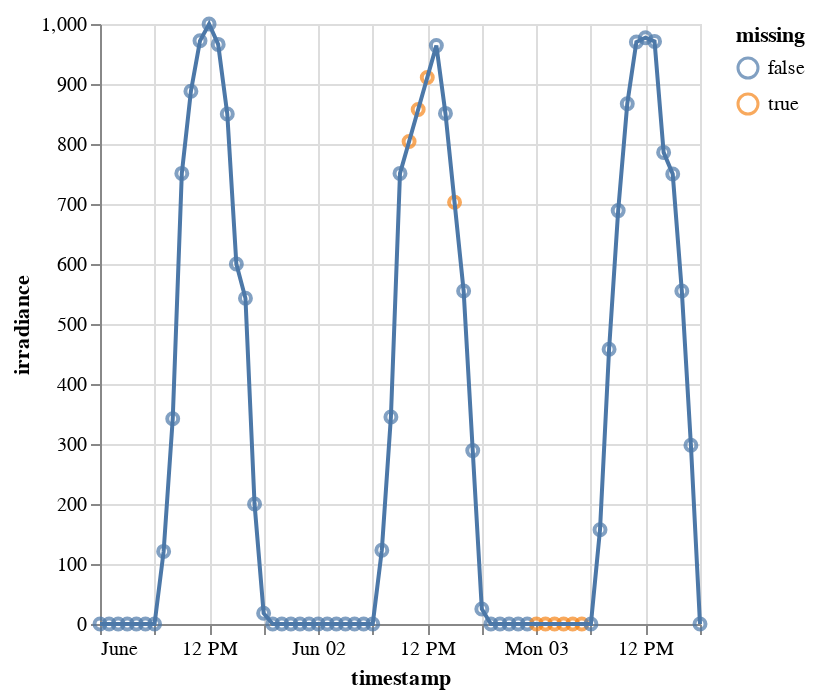

The notebook cell this image was saved under:
### Markdown cell above
## Make plot

### Code cell
line = alt.Chart(df_interpolated.reset_index()).mark_line().encode(
    x='timestamp:T',
    y='irradiance:Q',
)

points = alt.Chart(df_interpolated.reset_index()).mark_point().encode(
    x='timestamp:T',
    y='irradiance:Q',
    color="missing",
)

points + line

### Figure 1 — Vega-Lite specification as saved in the notebook (floating-point values rounded to 4 significant figures)
{"$schema": "https://vega.github.io/schema/vega-lite/v5.20.1.json", "config": {"view": {"continuousHeight": 300, "continuousWidth": 300}}, "datasets": {"data-cbff6478369e492a050d5e2dfa05733b": [{"irradiance": 0, "missing": false, "timestamp": "2024-06-01T00:00:00"}, {"irradiance": 0, "missing": false, "timestamp": "2024-06-01T01:00:00"}, {"irradiance": 0, "missing": false, "timestamp": "2024-06-01T02:00:00"}, {"irradiance": 0, "missing": false, "timestamp": "2024-06-01T03:00:00"}, {"irradiance": 0, "missing": false, "timestamp": "2024-06-01T04:00:00"}, {"irradiance": 0, "missing": false, "timestamp": "2024-06-01T05:00:00"}, {"irradiance": 0, "missing": false, "timestamp": "2024-06-01T06:00:00"}, {"irradiance": 121, "missing": false, "timestamp": "2024-06-01T07:00:00"}, {"irradiance": 342, "missing": false, "timestamp": "2024-06-01T08:00:00"}, {"irradiance": 751, "missing": false, "timestamp": "2024-06-01T09:00:00"}, {"irradiance": 888, "missing": false, "timestamp": "2024-06-01T10:00:00"}, {"irradiance": 972, "missing": false, "timestamp": "2024-06-01T11:00:00"}, {"irradiance": 1000, "missing": false, "timestamp": "2024-06-01T12:00:00"}, {"irradiance": 966, "missing": false, "timestamp": "2024-06-01T13:00:00"}, {"irradiance": 850, "missing": false, "timestamp": "2024-06-01T14:00:00"}, {"irradiance": 600, "missing": false, "timestamp": "2024-06-01T15:00:00"}, {"irradiance": 543, "missing": false, "timestamp": "2024-06-01T16:00:00"}, {"irradiance": 200, "missing": false, "timestamp": "2024-06-01T17:00:00"}, {"irradiance": 18, "missing": false, "timestamp": "2024-06-01T18:00:00"}, {"irradiance": 0, "missing": false, "timestamp": "2024-06-01T19:00:00"}, {"irradiance": 0, "missing": false, "timestamp": "2024-06-01T20:00:00"}, {"irradiance": 0, "missing": false, "timestamp": "2024-06-01T21:00:00"}, {"irradiance": 0, "missing": false, "timestamp": "2024-06-01T22:00:00"}, {"irradiance": 0, "missing": false, "timestamp": "2024-06-01T23:00:00"}, {"irradiance": 0, "missing": false, "timestamp": "2024-06-02T00:00:00"}, {"irradiance": 0, "missing": false, "timestamp": "2024-06-02T01:00:00"}, {"irradiance": 0, "missing": false, "timestamp": "2024-06-02T02:00:00"}, {"irradiance": 0, "missing": false, "timestamp": "2024-06-02T03:00:00"}, {"irradiance": 0, "missing": false, "timestamp": "2024-06-02T04:00:00"}, {"irradiance": 0, "missing": false, "timestamp": "2024-06-02T05:00:00"}, {"irradiance": 0, "missing": false, "timestamp": "2024-06-02T06:00:00"}, {"irradiance": 123, "missing": false, "timestamp": "2024-06-02T07:00:00"}, {"irradiance": 345, "missing": false, "timestamp": "2024-06-02T08:00:00"}, {"irradiance": 751, "missing": false, "timestamp": "2024-06-02T09:00:00"}, {"irradiance": 804.2, "missing": true, "timestamp": "2024-06-02T10:00:00"}, {"irradiance": 857.5, "missing": true, "timestamp": "2024-06-02T11:00:00"}, {"irradiance": 910.8, "missing": true, "timestamp": "2024-06-02T12:00:00"}, {"irradiance": 964, "missing": false, "timestamp": "2024-06-02T13:00:00"}, {"irradiance": 851, "missing": false, "timestamp": "2024-06-02T14:00:00"}, {"irradiance": 703, "missing": true, "timestamp": "2024-06-02T15:00:00"}, {"irradiance": 555, "missing": false, "timestamp": "2024-06-02T16:00:00"}, {"irradiance": 289, "missing": false, "timestamp": "2024-06-02T17:00:00"}, {"irradiance": 25, "missing": false, "timestamp": "2024-06-02T18:00:00"}, {"irradiance": 0, "missing": false, "timestamp": "2024-06-02T19:00:00"}, {"irradiance": 0, "missing": false, "timestamp": "2024-06-02T20:00:00"}, {"irradiance": 0, "missing": false, "timestamp": "2024-06-02T21:00:00"}, {"irradiance": 0, "missing": false, "timestamp": "2024-06-02T22:00:00"}, {"irradiance": 0, "missing": false, "timestamp": "2024-06-02T23:00:00"}, {"irradiance": 0, "missing": true, "timestamp": "2024-06-03T00:00:00"}, {"irradiance": 0, "missing": true, "timestamp": "2024-06-03T01:00:00"}, {"irradiance": 0, "missing": true, "timestamp": "2024-06-03T02:00:00"}, {"irradiance": 0, "missing": true, "timestamp": "2024-06-03T03:00:00"}, {"irradiance": 0, "missing": true, "timestamp": "2024-06-03T04:00:00"}, {"irradiance": 0, "missing": true, "timestamp": "2024-06-03T05:00:00"}, {"irradiance": 0, "missing": false, "timestamp": "2024-06-03T06:00:00"}, {"irradiance": 157, "missing": false, "timestamp": "2024-06-03T07:00:00"}, {"irradiance": 458, "missing": false, "timestamp": "2024-06-03T08:00:00"}, {"irradiance": 689, "missing": false, "timestamp": "2024-06-03T09:00:00"}, {"irradiance": 867, "missing": false, "timestamp": "2024-06-03T10:00:00"}, {"irradiance": 970, "missing": false, "timestamp": "2024-06-03T11:00:00"}, {"irradiance": 977, "missing": false, "timestamp": "2024-06-03T12:00:00"}, {"irradiance": 971, "missing": false, "timestamp": "2024-06-03T13:00:00"}, {"irradiance": 786, "missing": false, "timestamp": "2024-06-03T14:00:00"}, {"irradiance": 750, "missing": false, "timestamp": "2024-06-03T15:00:00"}, {"irradiance": 555, "missing": false, "timestamp": "2024-06-03T16:00:00"}, {"irradiance": 298, "missing": false, "timestamp": "2024-06-03T17:00:00"}, {"irradiance": 0, "missing": false, "timestamp": "2024-06-03T18:00:00"}]}, "layer": [{"data": {"name": "data-cbff6478369e492a050d5e2dfa05733b"}, "encoding": {"color": {"field": "missing", "type": "nominal"}, "x": {"field": "timestamp", "type": "temporal"}, "y": {"field": "irradiance", "type": "quantitative"}}, "mark": {"type": "point"}}, {"data": {"name": "data-cbff6478369e492a050d5e2dfa05733b"}, "encoding": {"x": {"field": "timestamp", "type": "temporal"}, "y": {"field": "irradiance", "type": "quantitative"}}, "mark": {"type": "line"}}]}
